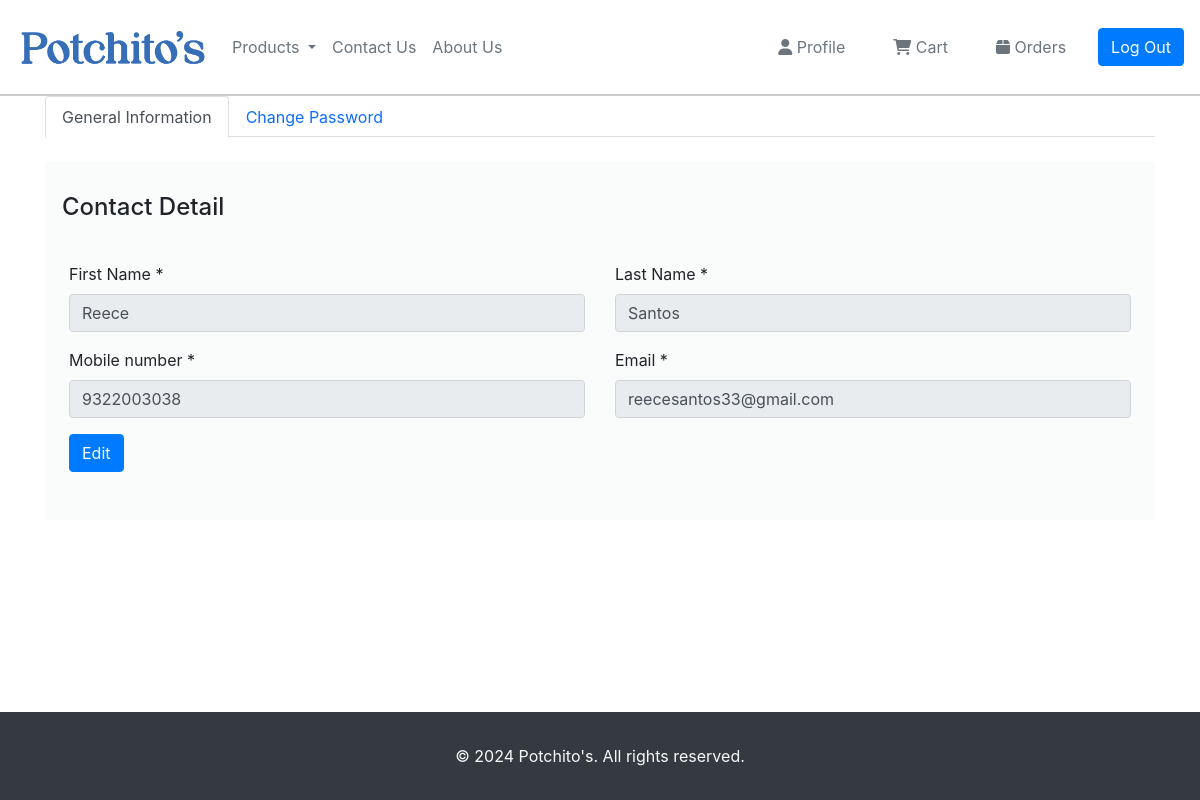
The app's page /public/pages/user-profile.php (signed in) with its own data.
### tables this page shows
CREATE TABLE `users` (
  `uID` int(11) NOT NULL,
  `uFName` varchar(50) NOT NULL,
  `uLName` varchar(50) NOT NULL,
  `uType` int(11) NOT NULL DEFAULT 1,
  `uEmail` varchar(50) NOT NULL,
  `uPass` varchar(250) NOT NULL,
  `uPhone` varchar(11) DEFAULT NULL,
  `uAddrProvince` varchar(50) NOT NULL,
  `uAddrCity` varchar(50) NOT NULL,
  `uAddrTown` varchar(50) NOT NULL,
  `uAddrStreet` varchar(50) NOT NULL,
  `uAddrHouseNum` varchar(50) NOT NULL
);

### public/pages/user-profile.php (the view, shortened to what this page needs)
<?php
    require('../../controller/db_model.php');
    $stmt = $conn->prepare("SELECT * FROM users WHERE uID = :uID LIMIT 1");
    $stmt->execute(['uID' => $_SESSION['userID']]);
    $user = $stmt->fetch(PDO::FETCH_ASSOC);
    ?>
<!DOCTYPE html>
<html lang="en">
<head>
    <link href="https://cdn.jsdelivr.net/npm/bootstrap@5.0.2/dist/css/bootstrap.min.css" rel="stylesheet">
</head>
<body>
    <?php include 'layout/header.php'; ?>
    <div class="container">
        <div class="row">
            <div class="col-12">
                <ul class="nav nav-tabs mb-4" id="myTab" role="tablist">
                    <li class="nav-item" role="presentation">
                        <button class="nav-link active" id="general-info-tab" data-bs-toggle="tab" data-bs-target="#general-info" type="button" role="tab" aria-controls="general-info" aria-selected="true">General Information</button>
                    </li>
                    <li class="nav-item" role="presentation">
                        <button class="nav-link" id="change-password-tab" data-bs-toggle="tab" data-bs-target="#change-password" type="button" role="tab" aria-controls="change-password" aria-selected="false">Change Password</button>
                    </li>
                </ul>
                <div class="tab-content" id="myTabContent">
                    <div class="tab-pane fade show active" id="general-info" role="tabpanel" aria-labelledby="general-info-tab">
                        <div class="bg-secondary-soft px-4 py-5 rounded">
                            <form action="user-profile.php" method="post" class="row g-3">
                                <h4 class="mb-4 mt-0">Contact Detail</h4>
                                <div class="col-md-6">
                                    <label class="form-label">First Name *</label>
                                    <input name="newFName" type="text" class="form-control" value="<?= $user['uFName']?>" readonly>
                                </div>
                                <div class="col-md-6">
                                    <label class="form-label">Last Name *</label>
                                    <input name="newLName" type="text" class="form-control" value="<?= $user['uLName']?>" readonly>
                                </div>
                                <div class="col-md-6">
                                    <label class="form-label">Mobile number *</label>
                                    <input name="newPhone" type="text" class="form-control" value="<?= $user['uPhone']?>" readonly>
                                </div>
                                <div class="col-md-6">
                                    <label for="inputEmail4" class="form-label">Email *</label>
                                    <input name="newEmail" type="email" class="form-control" id="inputEmail4" value="<?= $user['uEmail']?>" readonly>
                                </div>
                            </form>
                            <?php
                                $stmt = $conn->prepare("SELECT * FROM transactions WHERE uID = ? AND tPayStatus > 0 AND tPayStatus < 6");
                                $stmt->execute([$_SESSION['userID']]);
                                $existsOngoing = (bool) $stmt->fetch(PDO::FETCH_ASSOC);
                            ?>
                            <?php if ($existsOngoing){ ?>
                                <small class="text-danger">You have ongoing orders, please cancel them or wait for them to be completed before changing your account details.</>
                            <?php }else{ ?>
                                <button class="btn btn-primary edit-btn mt-3">Edit</button>
                            <?php } ?>
                        </div>
                    </div>
                    </div>
                </div>
            </div>
        </div>
	<?php include 'layout/footer.php'; ?>
</body>
</html>

### public/pages/user-profile.php (style rules this page uses)
body { margin-top: 20px; color: #9b9ca1; display: flex; flex-direction: column; min-height: 100vh; }
.bg-secondary-soft { background-color: rgba(208, 212, 217, 0.1) !important; }
.rounded { border-radius: 5px !important; }
.py-5 { padding-top: 3rem !important; padding-bottom: 3rem !important; }
.px-4 { padding-right: 1.5rem !important; padding-left: 1.5rem !important; }
.form-control { display: block; width: 100%; padding: 0.5rem 1rem; font-size: 0.9375rem; border: 1px solid #e5dfe4; border-radius: 5px; }
.tab-content { min-height: 400px; }

### records on screen
users: newFName "Reece", newLName "Santos", newPhone "9322003038", newEmail "reecesantos33@gmail.com"
